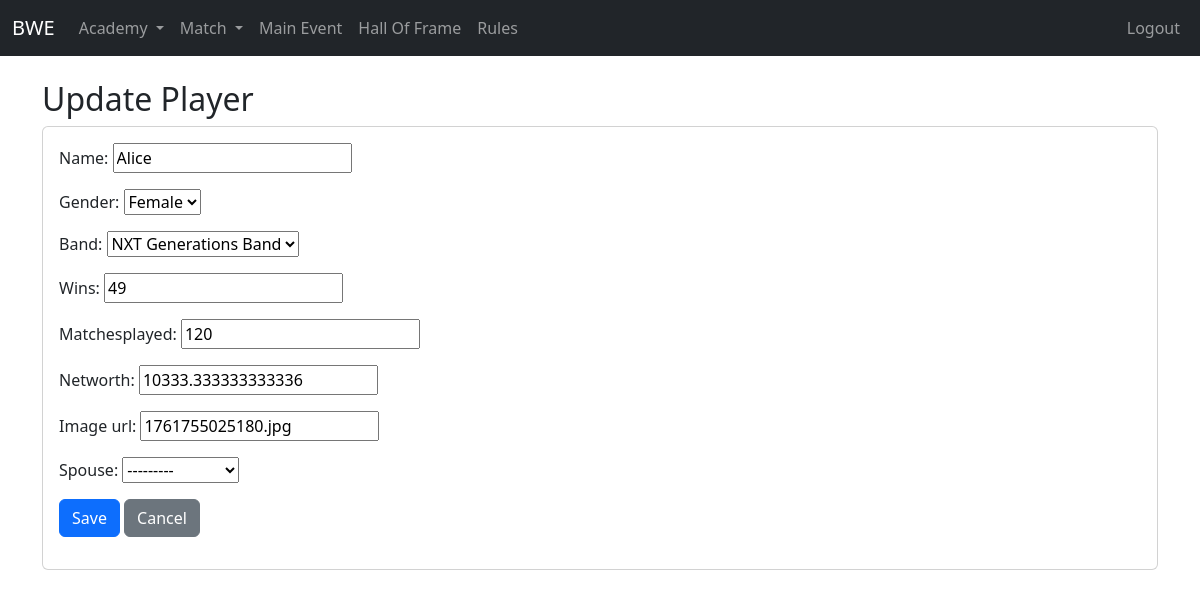
Page /academy/players/161/edit/ (signed in) on the earlier database version.
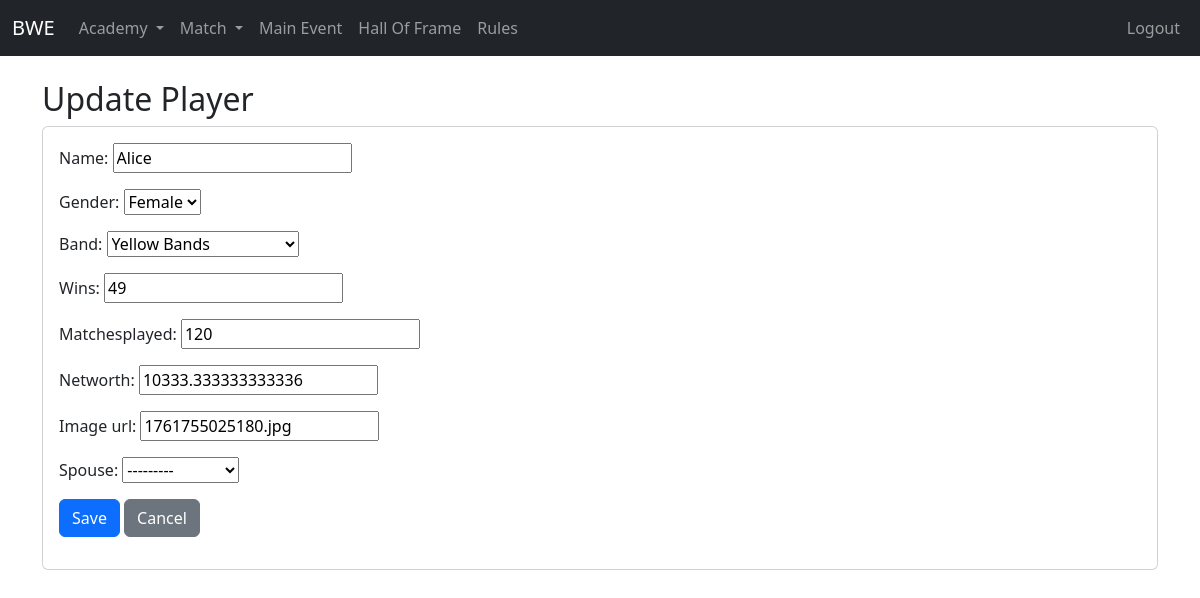
Same page on the later database version.
### academy/models.py (models this page shows, shortened)
class Player(models.Model):
    GENDER_CHOICES = [
        ('Male', 'Male'),
        ('Female', 'Female'),
    ]
    name = models.CharField(max_length=200, unique=True)
    gender = models.CharField(max_length=10, choices=GENDER_CHOICES)
    band = models.ForeignKey(Band, on_delete=models.CASCADE, related_name='player_band')
    wins = models.PositiveIntegerField(default=0)
    matchesplayed = models.PositiveIntegerField(default=0)
    winningpercentage = models.FloatField(default=0)
    networth = models.FloatField(default=0)
    image_url = models.CharField(max_length=120, null=True, blank=True)
    is_active = models.BooleanField(default=True)
    objects = ActivePlayerManager()
    all_objects = models.Manager()
    spouse = models.OneToOneField(
        'self',
        on_delete=models.SET_NULL,
        null=True,
        blank=True,
        related_name="partner"
    )
    def __str__(self):
        return self.name

class Band(models.Model):
    name = models.CharField(max_length=200)
    networth = models.FloatField(default=0)
    image_url = models.CharField(max_length=120, null=True, blank=True)
    emoji = models.CharField(max_length=5, null=True, blank=True)
    def __str__(self):
        return self.name

### academy/views.py (the view)
# urls.py: path('players/<int:pk>/edit/', views.player_update, name='player-update'),
@login_required
def player_update(request, pk):
    form_name = "Update Player"
    player = get_object_or_404(Player.all_objects, pk=pk)
    if request.method == "POST":
        form = PlayerForm(request.POST, instance=player)
        if form.is_valid():
            form.save()
            return redirect('player-list')
    else:
        form = PlayerForm(instance=player)
    return render(request, 'form.html', {'form': form, "form_name": form_name, 'list_url': reverse('player-list'), })

### academy/forms.py
class PlayerForm(forms.ModelForm):
    class Meta:
        model = Player
        fields = ['name', 'gender', 'band', 'wins', 'matchesplayed', 'networth', 'image_url', 'spouse']

### templates/form.html
{% extends "base.html" %}
{% block content %}
<h2>{{ form_name }}</h2>
<form method="post" class="card p-3">{% csrf_token %}
  {{ form.as_p }}
  <p>
    <button type="submit" class="btn btn-primary">Save</button>
    <a href="{{ list_url }}" class="btn btn-secondary">Cancel</a>
  </p>
</form>
{% endblock %}

Differences in the rows shown:
changed Player "Female": band "NXT Generations Band" → "Yellow Bands"
